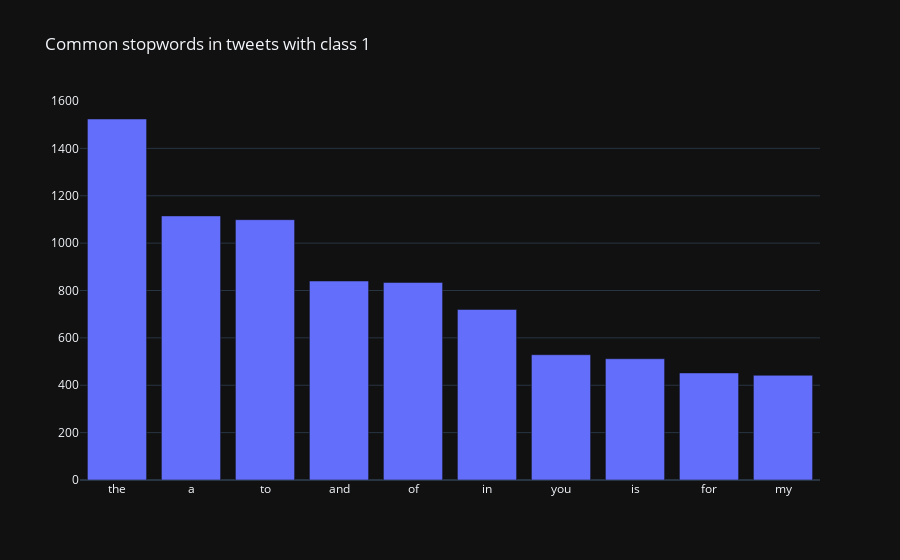

This figure's notebook cell:
### Code cell
fig = go.Figure()

x, y = zip(*top)

fig.add_trace(go.Bar(
    x = x,
    y = y
))

fig.update_layout(
    title_text='Common stopwords in tweets with class 1',
    template='plotly_dark'
)

### Figure 1 — Plotly figure (JSON) as saved in the notebook; plotly's stock layout.template omitted (floating-point values rounded to 4 significant figures)
{"data": [{"type": "bar", "x": ["the", "a", "to", "and", "of", "in", "you", "is", "for", "my"], "y": [1524, 1115, 1099, 840, 834, 720, 529, 512, 452, 442]}], "layout": {"title": {"text": "Common stopwords in tweets with class 1"}}}
